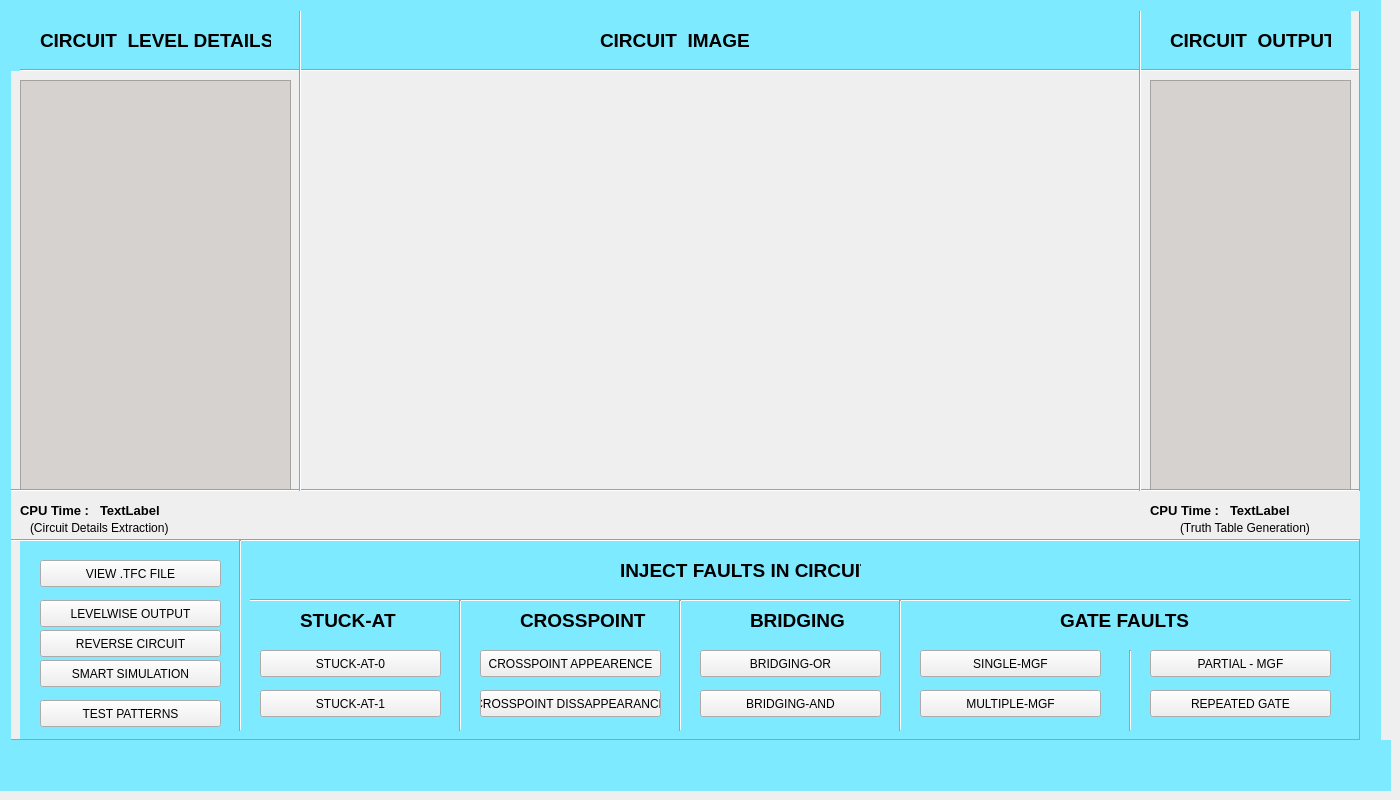
  <widget class="QWidget" name="centralWidget">
   <widget class="QTableView" name="tableView">
    <property name="enabled">
     <bool>true</bool>
    </property>
    <property name="geometry">
     <rect>
      <x>1150</x>
      <y>80</y>
      <width>201</width>
      <height>411</height>
     </rect>
    </property>
    <property name="palette">
     <palette>
      <active>
       <colorrole role="WindowText">
        <brush brushstyle="SolidPattern">
         <color alpha="255">
          <red>0</red>
          <green>0</green>
          <blue>0</blue>
         </color>
        </brush>
       </colorrole>
       <colorrole role="Button">
        <brush brushstyle="SolidPattern">
         <color alpha="255">
          <red>214</red>
          <green>210</green>
          <blue>208</blue>
         </color>
        </brush>
       </colorrole>
       <colorrole role="Light">
        <brush brushstyle="SolidPattern">
         <color alpha="255">
          <red>255</red>
          <green>255</green>
          <blue>255</blue>
         </color>
        </brush>
       </colorrole>
       <colorrole role="Midlight">
        <brush brushstyle="SolidPattern">
         <color alpha="255">
          <red>255</red>
          <green>255</green>
          <blue>255</blue>
         </color>
        </brush>
       </colorrole>
       <colorrole role="Dark">
        <brush brushstyle="SolidPattern">
         <color alpha="255">
          <red>127</red>
          <green>127</green>
          <blue>127</blue>
         </color>
        </brush>
       </colorrole>
       <colorrole role="Mid">
        <brush brushstyle="SolidPattern">
         <color alpha="255">
          <red>170</red>
          <green>170</green>
          <blue>170</blue>
         </color>
        </brush>
       </colorrole>
       <colorrole role="Text">
        <brush brushstyle="SolidPattern">
         <color alpha="255">
          <red>0</red>
          <green>0</green>
          <blue>0</blue>
         </color>
        </brush>
       </colorrole>
       <colorrole role="BrightText">
        <brush brushstyle="SolidPattern">
         <color alpha="255">
          <red>255</red>
          <green>255</green>
          <blue>255</blue>
         </color>
        </brush>
       </colorrole>
       <colorrole role="ButtonText">
        <brush brushstyle="SolidPattern">
         <color alpha="255">
          <red>0</red>
          <green>0</green>
          <blue>0</blue>
         </color>
        </brush>
       </colorrole>
       <colorrole role="Base">
        <brush brushstyle="SolidPattern">
         <color alpha="255">
          <red>214</red>
          <green>210</green>
          <blue>208</blue>
         </color>
        </brush>
       </colorrole>
       <colorrole role="Window">
        <brush brushstyle="SolidPattern">
         <color alpha="255">
          <red>214</red>
          <green>210</green>
          <blue>208</blue>
         </color>
        </brush>
       </colorrole>
       <colorrole role="Shadow">
        <brush brushstyle="SolidPattern">
         <color alpha="255">
          <red>0</red>
          <green>0</green>
          <blue>0</blue>
         </color>
        </brush>
       </colorrole>
       <colorrole role="AlternateBase">
        <brush brushstyle="SolidPattern">
         <color alpha="255">
          <red>255</red>
          <green>255</green>
          <blue>255</blue>
         </color>
        </brush>
       </colorrole>
       <colorrole role="ToolTipBase">
        <brush brushstyle="SolidPattern">
         <color alpha="255">
          <red>255</red>
          <green>255</green>
          <blue>220</blue>
         </color>
        </brush>
       </colorrole>
       <colorrole role="ToolTipText">
        <brush brushstyle="SolidPattern">
         <color alpha="255">
          <red>0</red>
          <green>0</green>
          <blue>0</blue>
         </color>
        </brush>
       </colorrole>
      </active>
      <inactive>
       <colorrole role="WindowText">
        <brush brushstyle="SolidPattern">
         <color alpha="255">
          <red>0</red>
          <green>0</green>
          <blue>0</blue>
         </color>
        </brush>
       </colorrole>
       <colorrole role="Button">
        <brush brushstyle="SolidPattern">
         <color alpha="255">
          <red>214</red>
          <green>210</green>
          <blue>208</blue>
         </color>
        </brush>
       </colorrole>
       <colorrole role="Light">
        <brush brushstyle="SolidPattern">
         <color alpha="255">
          <red>255</red>
          <green>255</green>
          <blue>255</blue>
         </color>
        </brush>
       </colorrole>
       <colorrole role="Midlight">
        <brush brushstyle="SolidPattern">
         <color alpha="255">
          <red>255</red>
          <green>255</green>
          <blue>255</blue>
         </color>
        </brush>
       </colorrole>
       <colorrole role="Dark">
        <brush brushstyle="SolidPattern">
         <color alpha="255">
          <red>127</red>
          <green>127</green>
          <blue>127</blue>
         </color>
        </brush>
       </colorrole>
       <colorrole role="Mid">
        <brush brushstyle="SolidPattern">
         <color alpha="255">
          <red>170</red>
          <green>170</green>
          <blue>170</blue>
         </color>
        </brush>
       </colorrole>
       <colorrole role="Text">
        <brush brushstyle="SolidPattern">
         <color alpha="255">
          <red>0</red>
          <green>0</green>
          <blue>0</blue>
         </color>
        </brush>
       </colorrole>
       <colorrole role="BrightText">
        <brush brushstyle="SolidPattern">
         <color alpha="255">
          <red>255</red>
          <green>255</green>
          <blue>255</blue>
         </color>
        </brush>
       </colorrole>
       <colorrole role="ButtonText">
        <brush brushstyle="SolidPattern">
         <color alpha="255">
          <red>0</red>
          <green>0</green>
          <blue>0</blue>
         </color>
        </brush>
       </colorrole>
       <colorrole role="Base">
        <brush brushstyle="SolidPattern">
         <color alpha="255">
          <red>214</red>
          <green>210</green>
          <blue>208</blue>
         </color>
        </brush>
       </colorrole>
       <colorrole role="Window">
        <brush brushstyle="SolidPattern">
         <color alpha="255">
          <red>214</red>
          <green>210</green>
          <blue>208</blue>
         </color>
        </brush>
       </colorrole>
       <colorrole role="Shadow">
        <brush brushstyle="SolidPattern">
         <color alpha="255">
          <red>0</red>
          <green>0</green>
          <blue>0</blue>
         </color>
        </brush>
       </colorrole>
       <colorrole role="AlternateBase">
        <brush brushstyle="SolidPattern">
         <color alpha="255">
          <red>255</red>
          <green>255</green>
          <blue>255</blue>
         </color>
        </brush>
       </colorrole>
       <colorrole role="ToolTipBase">
        <brush brushstyle="SolidPattern">
         <color alpha="255">
          <red>255</red>
          <green>255</green>
          <blue>220</blue>
         </color>
        </brush>
       </colorrole>
       <colorrole role="ToolTipText">
        <brush brushstyle="SolidPattern">
         <color alpha="255">
          <red>0</red>
          <green>0</green>
          <blue>0</blue>
         </color>
        </brush>
       </colorrole>
      </inactive>
      <disabled>
       <colorrole role="WindowText">
        <brush brushstyle="SolidPattern">
         <color alpha="255">
          <red>127</red>
          <green>127</green>
          <blue>127</blue>
         </color>
        </brush>
       </colorrole>
       <colorrole role="Button">
        <brush brushstyle="SolidPattern">
         <color alpha="255">
          <red>214</red>
          <green>210</green>
          <blue>208</blue>
         </color>
        </brush>
       </colorrole>
       <colorrole role="Light">
        <brush brushstyle="SolidPattern">
         <color alpha="255">
          <red>255</red>
          <green>255</green>
          <blue>255</blue>
         </color>
        </brush>
       </colorrole>
       <colorrole role="Midlight">
        <brush brushstyle="SolidPattern">
         <color alpha="255">
          <red>255</red>
          <green>255</green>
          <blue>255</blue>
         </color>
        </brush>
       </colorrole>
       <colorrole role="Dark">
        <brush brushstyle="SolidPattern">
         <color alpha="255">
          <red>127</red>
          <green>127</green>
          <blue>127</blue>
         </color>
        </brush>
       </colorrole>
       <colorrole role="Mid">
        <brush brushstyle="SolidPattern">
         <color alpha="255">
          <red>170</red>
          <green>170</green>
          <blue>170</blue>
         </color>
        </brush>
       </colorrole>
       <colorrole role="Text">
        <brush brushstyle="SolidPattern">
         <color alpha="255">
          <red>127</red>
          <green>127</green>
          <blue>127</blue>
         </color>
        </brush>
       </colorrole>
       <colorrole role="BrightText">
        <brush brushstyle="SolidPattern">
         <color alpha="255">
          <red>255</red>
          <green>255</green>
          <blue>255</blue>
         </color>
        </brush>
       </colorrole>
       <colorrole role="ButtonText">
        <brush brushstyle="SolidPattern">
         <color alpha="255">
          <red>127</red>
          <green>127</green>
          <blue>127</blue>
         </color>
        </brush>
       </colorrole>
       <colorrole role="Base">
        <brush brushstyle="SolidPattern">
         <color alpha="255">
          <red>214</red>
          <green>210</green>
          <blue>208</blue>
         </color>
        </brush>
       </colorrole>
       <colorrole role="Window">
        <brush brushstyle="SolidPattern">
         <color alpha="255">
          <red>214</red>
          <green>210</green>
          <blue>208</blue>
         </color>
        </brush>
       </colorrole>
       <colorrole role="Shadow">
        <brush brushstyle="SolidPattern">
         <color alpha="255">
          <red>0</red>
          <green>0</green>
          <blue>0</blue>
         </color>
        </brush>
       </colorrole>
       <colorrole role="AlternateBase">
        <brush brushstyle="SolidPattern">
         <color alpha="255">
          <red>255</red>
          <green>255</green>
          <blue>255</blue>
         </color>
        </brush>
       </colorrole>
       <colorrole role="ToolTipBase">
        <brush brushstyle="SolidPattern">
         <color alpha="255">
          <red>255</red>
          <green>255</green>
          <blue>220</blue>
         </color>
        </brush>
       </colorrole>
       <colorrole role="ToolTipText">
        <brush brushstyle="SolidPattern">
         <color alpha="255">
          <red>0</red>
          <green>0</green>
          <blue>0</blue>
         </color>
        </brush>
       </colorrole>
      </disabled>
     </palette>
    </property>
    <property name="font">
     <font>
      <weight>75</weight>
      <bold>true</bold>
     </font>
    </property>
    <property name="styleSheet">
     <string notr="true">background-color: rgb(214, 210, 208);</string>
    </property>
    <property name="editTriggers">
     <set>QAbstractItemView::NoEditTriggers</set>
    </property>
    <property name="gridStyle">
     <enum>Qt::DashLine</enum>
    </property>
    <attribute name="horizontalHeaderVisible">
     <bool>false</bool>
    </attribute>
    <attribute name="verticalHeaderVisible">
     <bool>false</bool>
    </attribute>
    <attribute name="verticalHeaderHighlightSections">
     <bool>false</bool>
    </attribute>
   </widget>
   <widget class="QLabel" name="label">
    <property name="geometry">
     <rect>
      <x>310</x>
      <y>70</y>
      <width>831</width>
      <height>421</height>
     </rect>
    </property>
    <property name="styleSheet">
     <string notr="true"/>
    </property>
    <property name="text">
     <string/>
    </property>
   </widget>
   <widget class="QTableView" name="tableView_3">
    <property name="geometry">
     <rect>
      <x>20</x>
      <y>80</y>
      <width>271</width>
      <height>411</height>
     </rect>
    </property>
    <property name="font">
     <font>
      <pointsize>9</pointsize>
      <weight>75</weight>
      <bold>true</bold>
     </font>
    </property>
    <property name="layoutDirection">
     <enum>Qt::LeftToRight</enum>
    </property>
    <property name="styleSheet">
     <string notr="true">background-color: rgb(214, 210, 208);</string>
    </property>
    <property name="editTriggers">
     <set>QAbstractItemView::NoEditTriggers</set>
    </property>
    <property name="gridStyle">
     <enum>Qt::DashLine</enum>
    </property>
    <attribute name="horizontalHeaderVisible">
     <bool>false</bool>
    </attribute>
    <attribute name="horizontalHeaderCascadingSectionResizes">
     <bool>false</bool>
    </attribute>
    <attribute name="horizontalHeaderHighlightSections">
     <bool>false</bool>
    </attribute>
    <attribute name="horizontalHeaderMinimumSectionSize">
     <number>46</number>
    </attribute>
    <attribute name="verticalHeaderVisible">
     <bool>false</bool>
    </attribute>
    <attribute name="verticalHeaderHighlightSections">
     <bool>false</bool>
    </attribute>
   </widget>
   <widget class="QLabel" name="label_2">
    <property name="geometry">
     <rect>
      <x>40</x>
      <y>30</y>
      <width>231</width>
      <height>20</height>
     </rect>
    </property>
    <property name="font">
     <font>
      <pointsize>14</pointsize>
      <weight>75</weight>
      <bold>true</bold>
     </font>
    </property>
    <property name="styleSheet">
     <string notr="true">background-color: rgb(125, 234, 255);</string>
    </property>
    <property name="text">
     <string>CIRCUIT  LEVEL DETAILS</string>
    </property>
   </widget>
   <widget class="QLabel" name="label_3">
    <property name="geometry">
     <rect>
      <x>600</x>
      <y>30</y>
      <width>161</width>
      <height>20</height>
     </rect>
    </property>
    <property name="font">
     <font>
      <pointsize>14</pointsize>
      <weight>75</weight>
      <bold>true</bold>
     </font>
    </property>
    <property name="styleSheet">
     <string notr="true">background-color: rgb(125, 234, 255);</string>
    </property>
    <property name="text">
     <string>CIRCUIT  IMAGE</string>
    </property>
   </widget>
   <widget class="QLabel" name="label_4">
    <property name="geometry">
     <rect>
      <x>1170</x>
      <y>30</y>
      <width>161</width>
      <height>20</height>
     </rect>
    </property>
    <property name="font">
     <font>
      <pointsize>14</pointsize>
      <weight>75</weight>
      <bold>true</bold>
     </font>
    </property>
    <property name="styleSheet">
     <string notr="true">background-color: rgb(125, 234, 255);</string>
    </property>
    <property name="text">
     <string>CIRCUIT  OUTPUT</string>
    </property>
   </widget>
   <widget class="Line" name="line">
    <property name="geometry">
     <rect>
      <x>10</x>
      <y>530</y>
      <width>1351</width>
      <height>20</height>
     </rect>
    </property>
    <property name="styleSheet">
     <string notr="true"/>
    </property>
    <property name="orientation">
     <enum>Qt::Horizontal</enum>
    </property>
   </widget>
   <widget class="QPushButton" name="pushButton">
    <property name="geometry">
     <rect>
      <x>40</x>
      <y>630</y>
      <width>181</width>
      <height>27</height>
     </rect>
    </property>
    <property name="text">
     <string>REVERSE CIRCUIT</string>
    </property>
   </widget>
   <widget class="QPushButton" name="pushButton_4">
    <property name="geometry">
     <rect>
      <x>40</x>
      <y>660</y>
      <width>181</width>
      <height>27</height>
     </rect>
    </property>
    <property name="text">
     <string>SMART SIMULATION</string>
    </property>
   </widget>
   <widget class="QPushButton" name="pushButton_5">
    <property name="geometry">
     <rect>
      <x>40</x>
      <y>600</y>
      <width>181</width>
      <height>27</height>
     </rect>
    </property>
    <property name="text">
     <string>LEVELWISE OUTPUT</string>
    </property>
   </widget>
   <widget class="QPushButton" name="pushButton_6">
    <property name="geometry">
     <rect>
      <x>40</x>
      <y>560</y>
      <width>181</width>
      <height>27</height>
     </rect>
    </property>
    <property name="text">
     <string>VIEW .TFC FILE</string>
    </property>
   </widget>
   <widget class="Line" name="line_2">
    <property name="geometry">
     <rect>
      <x>230</x>
      <y>540</y>
      <width>20</width>
      <height>191</height>
     </rect>
    </property>
    <property name="orientation">
     <enum>Qt::Vertical</enum>
    </property>
   </widget>
   <widget class="QPushButton" name="pushButton_8">
    <property name="geometry">
     <rect>
      <x>260</x>
      <y>690</y>
      <width>181</width>
      <height>27</height>
     </rect>
    </property>
    <property name="text">
     <string>STUCK-AT-1</string>
    </property>
   </widget>
   <widget class="QPushButton" name="pushButton_9">
    <property name="geometry">
     <rect>
      <x>260</x>
      <y>650</y>
      <width>181</width>
      <height>27</height>
     </rect>
    </property>
    <property name="text">
     <string>STUCK-AT-0</string>
    </property>
   </widget>
   <widget class="QPushButton" name="pushButton_10">
    <property name="geometry">
     <rect>
      <x>480</x>
      <y>650</y>
      <width>181</width>
      <height>27</height>
     </rect>
    </property>
    <property name="text">
     <string>CROSSPOINT APPEARENCE</string>
    </property>
   </widget>
   <widget class="QLabel" name="label_5">
    <property name="geometry">
     <rect>
      <x>620</x>
      <y>560</y>
      <width>241</width>
      <height>20</height>
     </rect>
    </property>
    <property name="font">
     <font>
      <pointsize>14</pointsize>
      <weight>75</weight>
      <bold>true</bold>
     </font>
    </property>
    <property name="styleSheet">
     <string notr="true">background-color: rgb(125, 234, 255);</string>
    </property>
    <property name="text">
     <string>INJECT FAULTS IN CIRCUIT</string>
    </property>
   </widget>
   <widget class="QPushButton" name="pushButton_11">
    <property name="geometry">
     <rect>
      <x>480</x>
      <y>690</y>
      <width>181</width>
      <height>27</height>
     </rect>
    </property>
    <property name="text">
     <string>CROSSPOINT DISSAPPEARANCE</string>
    </property>
   </widget>
   <widget class="QPushButton" name="pushButton_12">
    <property name="geometry">
     <rect>
      <x>700</x>
      <y>690</y>
      <width>181</width>
      <height>27</height>
     </rect>
    </property>
    <property name="text">
     <string>BRIDGING-AND</string>
    </property>
   </widget>
   <widget class="QPushButton" name="pushButton_13">
    <property name="geometry">
     <rect>
      <x>700</x>
      <y>650</y>
      <width>181</width>
      <height>27</height>
     </rect>
    </property>
    <property name="text">
     <string>BRIDGING-OR</string>
    </property>
   </widget>
   <widget class="QPushButton" name="pushButton_17">
    <property name="geometry">
     <rect>
      <x>920</x>
      <y>650</y>
      <width>181</width>
      <height>27</height>
     </rect>
    </property>
    <property name="text">
     <string>SINGLE-MGF</string>
    </property>
   </widget>
   <widget class="QPushButton" name="pushButton_18">
    <property name="geometry">
     <rect>
      <x>1150</x>
      <y>690</y>
      <width>181</width>
      <height>27</height>
     </rect>
    </property>
    <property name="text">
     <string>REPEATED GATE</string>
    </property>
   </widget>
   <widget class="QPushButton" name="pushButton_19">
    <property name="geometry">
     <rect>
      <x>920</x>
      <y>690</y>
      <width>181</width>
      <height>27</height>
     </rect>
    </property>
    <property name="text">
     <string>MULTIPLE-MGF</string>
    </property>
   </widget>
   <widget class="Line" name="line_7">
    <property name="geometry">
     <rect>
      <x>1350</x>
      <y>540</y>
      <width>20</width>
      <height>201</height>
     </rect>
    </property>
    <property name="orientation">
     <enum>Qt::Vertical</enum>
    </property>
   </widget>
   <widget class="QPushButton" name="pushButton_20">
    <property name="geometry">
     <rect>
      <x>1150</x>
      <y>650</y>
      <width>181</width>
      <height>27</height>
     </rect>
    </property>
    <property name="text">
     <string>PARTIAL - MGF</string>
    </property>
   </widget>
   <widget class="QLabel" name="label_6">
    <property name="geometry">
     <rect>
      <x>590</x>
      <y>520</y>
      <width>591</width>
      <height>13</height>
     </rect>
    </property>
    <property name="text">
     <string/>
    </property>
   </widget>
   <widget class="QLabel" name="label_7">
    <property name="geometry">
     <rect>
      <x>433</x>
      <y>520</y>
      <width>141</width>
      <height>13</height>
     </rect>
    </property>
    <property name="minimumSize">
     <size>
      <width>141</width>
      <height>0</height>
     </size>
    </property>
    <property name="text">
     <string/>
    </property>
   </widget>
   <widget class="QPushButton" name="pushButton_22">
    <property name="geometry">
     <rect>
      <x>40</x>
      <y>700</y>
      <width>181</width>
      <height>27</height>
     </rect>
    </property>
    <property name="text">
     <string>TEST PATTERNS</string>
    </property>
   </widget>
   <widget class="Line" name="line_8">
    <property name="geometry">
     <rect>
      <x>1120</x>
      <y>650</y>
      <width>20</width>
      <height>81</height>
     </rect>
    </property>
    <property name="styleSheet">
     <string notr="true"/>
    </property>
    <property name="orientation">
     <enum>Qt::Vertical</enum>
    </property>
   </widget>
   <widget class="Line" name="line_5">
    <property name="geometry">
     <rect>
      <x>0</x>
      <y>540</y>
      <width>20</width>
      <height>201</height>
     </rect>
    </property>
    <property name="orientation">
     <enum>Qt::Vertical</enum>
    </property>
   </widget>
   <widget class="Line" name="line_9">
    <property name="geometry">
     <rect>
      <x>10</x>
      <y>730</y>
      <width>1351</width>
      <height>20</height>
     </rect>
    </property>
    <property name="orientation">
     <enum>Qt::Horizontal</enum>
    </property>
   </widget>
   <widget class="Line" name="line_10">
    <property name="geometry">
     <rect>
      <x>250</x>
      <y>590</y>
      <width>1101</width>
      <height>20</height>
     </rect>
    </property>
    <property name="styleSheet">
     <string notr="true"/>
    </property>
    <property name="orientation">
     <enum>Qt::Horizontal</enum>
    </property>
   </widget>
   <widget class="QLabel" name="label_8">
    <property name="geometry">
     <rect>
      <x>300</x>
      <y>610</y>
      <width>101</width>
      <height>20</height>
     </rect>
    </property>
    <property name="font">
     <font>
      <pointsize>14</pointsize>
      <weight>75</weight>
      <bold>true</bold>
     </font>
    </property>
    <property name="styleSheet">
     <string notr="true">background-color: rgb(125, 234, 255);</string>
    </property>
    <property name="text">
     <string>STUCK-AT</string>
    </property>
   </widget>
   <widget class="QLabel" name="label_9">
    <property name="geometry">
     <rect>
      <x>520</x>
      <y>610</y>
      <width>131</width>
      <height>20</height>
     </rect>
    </property>
    <property name="font">
     <font>
      <pointsize>14</pointsize>
      <weight>75</weight>
      <bold>true</bold>
     </font>
    </property>
    <property name="styleSheet">
     <string notr="true">background-color: rgb(125, 234, 255);</string>
    </property>
    <property name="text">
     <string>CROSSPOINT</string>
    </property>
   </widget>
   <widget class="QLabel" name="label_10">
    <property name="geometry">
     <rect>
      <x>750</x>
      <y>610</y>
      <width>101</width>
      <height>20</height>
     </rect>
    </property>
    <property name="font">
     <font>
      <pointsize>14</pointsize>
      <weight>75</weight>
      <bold>true</bold>
     </font>
    </property>
    <property name="styleSheet">
     <string notr="true">background-color: rgb(125, 234, 255);</string>
    </property>
    <property name="text">
     <string>BRIDGING</string>
    </property>
   </widget>
   <widget class="QLabel" name="label_11">
    <property name="geometry">
     <rect>
      <x>1060</x>
      <y>610</y>
      <width>131</width>
      <height>20</height>
     </rect>
    </property>
    <property name="font">
     <font>
      <pointsize>14</pointsize>
      <weight>75</weight>
      <bold>true</bold>
     </font>
    </property>
    <property name="styleSheet">
     <string notr="true">background-color: rgb(125, 234, 255);</string>
    </property>
    <property name="text">
     <string>GATE FAULTS</string>
    </property>
   </widget>
   <widget class="Line" name="line_11">
    <property name="geometry">
     <rect>
      <x>890</x>
      <y>600</y>
      <width>20</width>
      <height>131</height>
     </rect>
    </property>
    <property name="orientation">
     <enum>Qt::Vertical</enum>
    </property>
   </widget>
   <widget class="Line" name="line_6">
    <property name="geometry">
     <rect>
      <x>670</x>
      <y>600</y>
      <width>20</width>
      <height>131</height>
     </rect>
    </property>
    <property name="orientation">
     <enum>Qt::Vertical</enum>
    </property>
   </widget>
   <widget class="Line" name="line_12">
    <property name="geometry">
     <rect>
      <x>450</x>
      <y>600</y>
      <width>20</width>
      <height>131</height>
     </rect>
    </property>
    <property name="orientation">
     <enum>Qt::Vertical</enum>
    </property>
   </widget>
   <widget class="QLabel" name="label_12">
    <property name="geometry">
     <rect>
      <x>20</x>
      <y>540</y>
      <width>1341</width>
      <height>201</height>
     </rect>
    </property>
    <property name="styleSheet">
     <string notr="true">background-color: rgb(125, 234, 255);</string>
    </property>
    <property name="text">
     <string/>
    </property>
   </widget>
   <widget class="Line" name="line_3">
    <property name="geometry">
     <rect>
      <x>20</x>
      <y>60</y>
      <width>1341</width>
      <height>20</height>
     </rect>
    </property>
    <property name="styleSheet">
     <string notr="true"/>
    </property>
    <property name="orientation">
     <enum>Qt::Horizontal</enum>
    </property>
   </widget>
   <widget class="Line" name="line_4">
    <property name="geometry">
     <rect>
      <x>10</x>
      <y>0</y>
      <width>1351</width>
      <height>20</height>
     </rect>
    </property>
    <property name="styleSheet">
     <string notr="true"/>
    </property>
    <property name="orientation">
     <enum>Qt::Horizontal</enum>
    </property>
   </widget>
   <widget class="Line" name="line_13">
    <property name="geometry">
     <rect>
      <x>10</x>
      <y>480</y>
      <width>1351</width>
      <height>20</height>
     </rect>
    </property>
    <property name="styleSheet">
     <string notr="true"/>
    </property>
    <property name="orientation">
     <enum>Qt::Horizontal</enum>
    </property>
   </widget>
   <widget class="Line" name="line_14">
    <property name="geometry">
     <rect>
      <x>1350</x>
      <y>10</y>
      <width>20</width>
      <height>481</height>
     </rect>
    </property>
    <property name="orientation">
     <enum>Qt::Vertical</enum>
    </property>
   </widget>
   <widget class="Line" name="line_15">
    <property name="geometry">
     <rect>
      <x>0</x>
      <y>10</y>
      <width>20</width>
      <height>461</height>
     </rect>
    </property>
    <property name="orientation">
     <enum>Qt::Vertical</enum>
    </property>
   </widget>
   <widget class="QLabel" name="label_13">
    <property name="geometry">
     <rect>
      <x>10</x>
      <y>10</y>
      <width>1341</width>
      <height>61</height>
     </rect>
    </property>
    <property name="styleSheet">
     <string notr="true">background-color: rgb(125, 234, 255);</string>
    </property>
    <property name="text">
     <string/>
    </property>
   </widget>
   <widget class="Line" name="line_16">
    <property name="geometry">
     <rect>
      <x>290</x>
      <y>10</y>
      <width>20</width>
      <height>481</height>
     </rect>
    </property>
    <property name="orientation">
     <enum>Qt::Vertical</enum>
    </property>
   </widget>
   <widget class="Line" name="line_17">
    <property name="geometry">
     <rect>
      <x>1130</x>
      <y>10</y>
      <width>20</width>
      <height>481</height>
     </rect>
    </property>
    <property name="orientation">
     <enum>Qt::Vertical</enum>
    </property>
   </widget>
   <widget class="QLabel" name="label_14">
    <property name="geometry">
     <rect>
      <x>0</x>
      <y>740</y>
      <width>1391</width>
      <height>51</height>
     </rect>
    </property>
    <property name="styleSheet">
     <string notr="true">background-color: rgb(125, 234, 255);</string>
    </property>
    <property name="text">
     <string/>
    </property>
   </widget>
   <widget class="QLabel" name="label_15">
    <property name="geometry">
     <rect>
      <x>-10</x>
      <y>-20</y>
      <width>1391</width>
      <height>31</height>
     </rect>
    </property>
    <property name="styleSheet">
     <string notr="true">background-color: rgb(125, 234, 255);</string>
    </property>
    <property name="text">
     <string/>
    </property>
   </widget>
   <widget class="QLabel" name="label_16">
    <property name="geometry">
     <rect>
      <x>1360</x>
      <y>10</y>
      <width>21</width>
      <height>731</height>
     </rect>
    </property>
    <property name="styleSheet">
     <string notr="true">background-color: rgb(125, 234, 255);</string>
    </property>
    <property name="text">
     <string/>
    </property>
   </widget>
   <widget class="QLabel" name="label_17">
    <property name="geometry">
     <rect>
      <x>-10</x>
      <y>10</y>
      <width>21</width>
      <height>731</height>
     </rect>
    </property>
    <property name="styleSheet">
     <string notr="true">background-color: rgb(125, 234, 255);</string>
    </property>
    <property name="text">
     <string/>
    </property>
   </widget>
   <widget class="QLabel" name="label_18">
    <property name="geometry">
     <rect>
      <x>20</x>
      <y>500</y>
      <width>71</width>
      <height>21</height>
     </rect>
    </property>
    <property name="font">
     <font>
      <pointsize>10</pointsize>
      <weight>75</weight>
      <bold>true</bold>
     </font>
    </property>
    <property name="text">
     <string>CPU Time :</string>
    </property>
   </widget>
   <widget class="QLabel" name="label_19">
    <property name="geometry">
     <rect>
      <x>100</x>
      <y>500</y>
      <width>191</width>
      <height>21</height>
     </rect>
    </property>
    <property name="font">
     <font>
      <pointsize>10</pointsize>
      <weight>75</weight>
      <bold>true</bold>
     </font>
    </property>
    <property name="text">
     <string>TextLabel</string>
    </property>
   </widget>
   <widget class="QLabel" name="label_20">
    <property name="geometry">
     <rect>
      <x>1150</x>
      <y>500</y>
      <width>71</width>
      <height>21</height>
     </rect>
    </property>
    <property name="font">
     <font>
      <pointsize>10</pointsize>
      <weight>75</weight>
      <bold>true</bold>
     </font>
    </property>
    <property name="text">
     <string>CPU Time :</string>
    </property>
   </widget>
   <widget class="QLabel" name="label_21">
    <property name="geometry">
     <rect>
      <x>1230</x>
      <y>500</y>
      <width>121</width>
      <height>20</height>
     </rect>
    </property>
    <property name="font">
     <font>
      <pointsize>10</pointsize>
      <weight>75</weight>
      <bold>true</bold>
     </font>
    </property>
    <property name="text">
     <string>TextLabel</string>
    </property>
   </widget>
   <widget class="QLabel" name="label_22">
    <property name="geometry">
     <rect>
      <x>30</x>
      <y>520</y>
      <width>151</width>
      <height>16</height>
     </rect>
    </property>
    <property name="text">
     <string>(Circuit Details Extraction)</string>
    </property>
   </widget>
   <widget class="QLabel" name="label_23">
    <property name="geometry">
     <rect>
      <x>1180</x>
      <y>520</y>
      <width>161</width>
      <height>16</height>
     </rect>
    </property>
    <property name="text">
     <string>(Truth Table Generation)</string>
    </property>
   </widget>
   <zorder>label_13</zorder>
   <zorder>label_12</zorder>
   <zorder>tableView</zorder>
   <zorder>label</zorder>
   <zorder>tableView_3</zorder>
   <zorder>label_2</zorder>
   <zorder>label_3</zorder>
   <zorder>label_4</zorder>
   <zorder>line</zorder>
   <zorder>pushButton</zorder>
   <zorder>pushButton_4</zorder>
   <zorder>pushButton_5</zorder>
   <zorder>pushButton_6</zorder>
   <zorder>line_2</zorder>
   <zorder>pushButton_8</zorder>
   <zorder>pushButton_9</zorder>
   <zorder>pushButton_10</zorder>
   <zorder>label_5</zorder>
   <zorder>pushButton_11</zorder>
   <zorder>pushButton_12</zorder>
   <zorder>pushButton_13</zorder>
   <zorder>pushButton_17</zorder>
   <zorder>pushButton_18</zorder>
   <zorder>pushButton_19</zorder>
   <zorder>line_7</zorder>
   <zorder>pushButton_20</zorder>
   <zorder>label_6</zorder>
   <zorder>label_7</zorder>
   <zorder>pushButton_22</zorder>
   <zorder>line_8</zorder>
   <zorder>line_5</zorder>
   <zorder>line_9</zorder>
   <zorder>line_10</zorder>
   <zorder>label_8</zorder>
   <zorder>label_9</zorder>
   <zorder>label_10</zorder>
   <zorder>label_11</zorder>
   <zorder>line_11</zorder>
   <zorder>line_6</zorder>
   <zorder>line_12</zorder>
   <zorder>line_3</zorder>
   <zorder>line_4</zorder>
   <zorder>line_13</zorder>
   <zorder>line_14</zorder>
   <zorder>line_15</zorder>
   <zorder>line_16</zorder>
   <zorder>line_17</zorder>
   <zorder>label_14</zorder>
   <zorder>label_15</zorder>
   <zorder>label_16</zorder>
   <zorder>label_17</zorder>
   <zorder>label_18</zorder>
   <zorder>label_19</zorder>
   <zorder>label_20</zorder>
   <zorder>label_21</zorder>
   <zorder>label_22</zorder>
   <zorder>label_23</zorder>
  </widget>
